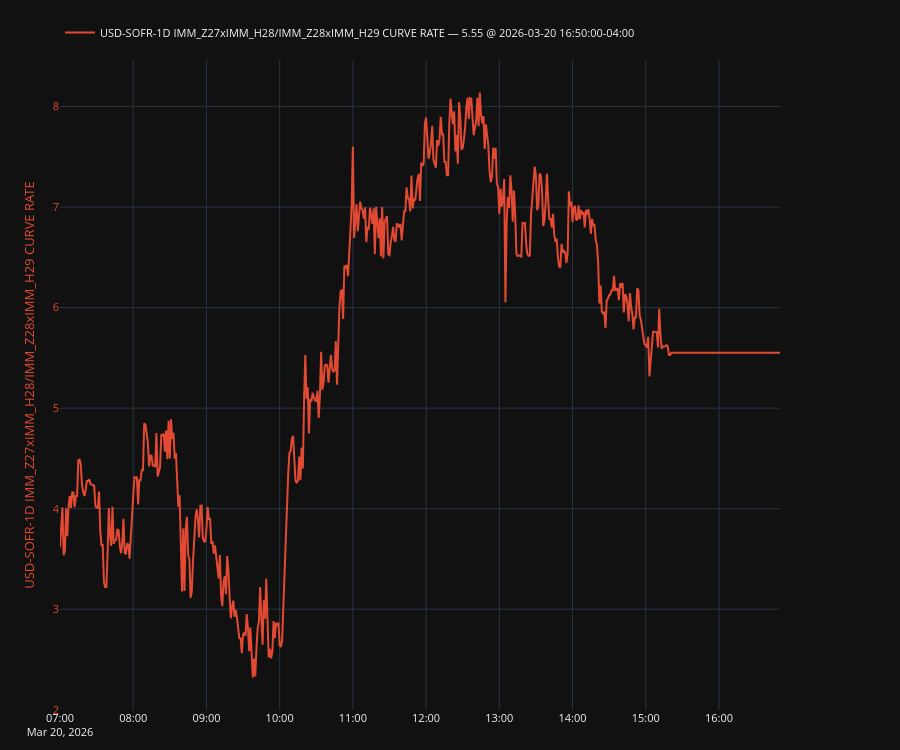

Source (notebook cell):
### Code cell
plot, fig, ax, ax2, legend = make_secondary_axis_plot(engine="plotly")
# plot, fig, ax, ax2, legend = make_secondary_axis_plot()

plot(
    df["USD-SOFR-1D IMM_Z27xIMM_H28/IMM_Z28xIMM_H29 CURVE RATE"],
    which="left",
    indicators=[
        # {"kind": "last", "style": {"linestyle": "--", "linewidth": 1.2, "color": "tab:purple"}},  
        # {"kind": "sma", "window": 252, "style": {"linestyle": "--", "color": "red"}},
        # {"kind": "simple_avg", "label": "Long-run mean", "style": {"linestyle": "--", "color": "red"}},
		# {"kind": "hurst", "hide": True},
		# {"kind": "vol", "returns": "normal", "window": 252, "hide": True},
    ],
    # ou={"enable": True, "steps": 126, "add_metrics_to_legend": True}
)
# plot(df["USD-SOFR-1D fomc_dec26 OUTRIGHT RATE"], which="right")
legend(show_date=True, loc="lower left")
plt.show()

### Figure 1 — Plotly figure (JSON) as saved in the notebook; plotly's stock layout.template omitted (floating-point values rounded to 4 significant figures; data arrays with more than 128 entries replaced by an {"elided": "..."} marker saying what was removed)
{"data": [{"line": {"color": "#E24A33"}, "mode": "lines", "name": "USD-SOFR-1D IMM_Z27xIMM_H28/IMM_Z28xIMM_H29 CURVE RATE — 5.55 @ 2026-03-20 16:50:00-04:00", "showlegend": true, "type": "scatter", "x": {"elided": "591 str values"}, "y": {"elided": "591 float values"}, "yaxis": "y"}], "layout": {"font": {"size": 11}, "height": 750, "legend": {"orientation": "h", "x": 0, "xanchor": "left", "y": 1.02, "yanchor": "bottom"}, "margin": {"b": 40, "l": 60, "r": 120, "t": 60}, "newshape": {"line": {"color": "red"}}, "title": {}, "xaxis": {"showgrid": true, "showspikes": true, "spikecolor": "white", "spikemode": "across", "spikesnap": "cursor"}, "yaxis": {"showgrid": true, "showspikes": true, "spikecolor": "white", "spikesnap": "cursor", "spikethickness": 0.5, "tickfont": {"color": "#E24A33"}, "title": {"font": {"color": "#E24A33"}, "text": "USD-SOFR-1D IMM_Z27xIMM_H28/IMM_Z28xIMM_H29 CURVE RATE"}}}}
